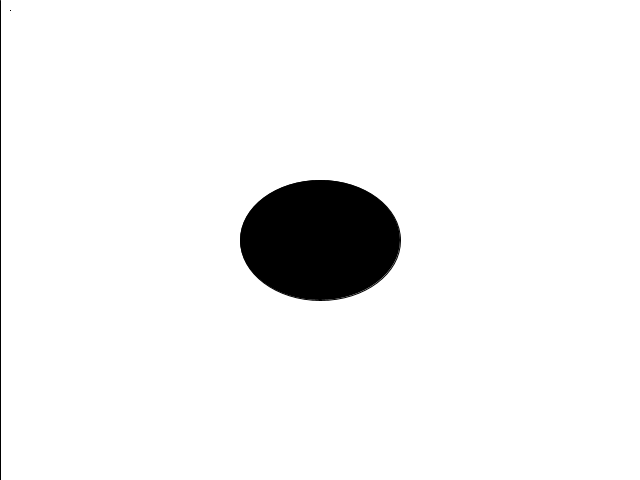
Frame 1 (no input)
Frame 60 (the mouse pressed at the canvas centre just before this capture): identical to frame 1, image omitted
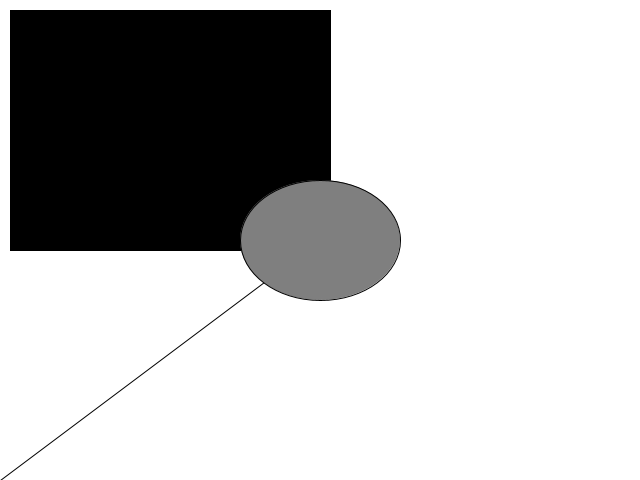
Frame 120 (the mouse held since frame 60 and released just before this capture)

The Processing sketch that drew these frames (run headless with seeded random() and noise(); from frame 60 on, the mouse is pressed at the canvas centre):

// Processing sketch: excersise3_w1
// ── excersise3_w1.pde
void settings() {
  size(640, 480);
}

void setup() {
}

void draw() {
  //the line
  background(255);
  line(0, height, mouseX, mouseY);

  //location based rect size
  rect(10, 10, mouseX, mouseY);

  //location based colour circle
  fill(map(mouseX, 0, width, 0, 255));
  ellipse(width/2, height/2, width/4, height/4);
  fill(0);
}
